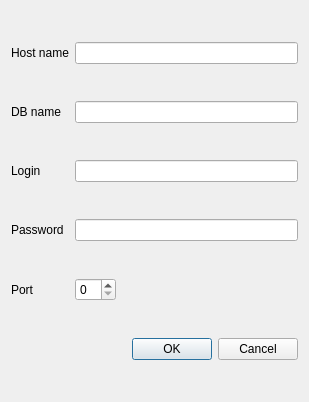
<?xml version="1.0" encoding="UTF-8"?>
<ui version="4.0">
 <class>Dialog</class>
 <widget class="QDialog" name="Dialog">
  <property name="geometry">
   <rect>
    <x>0</x>
    <y>0</y>
    <width>309</width>
    <height>402</height>
   </rect>
  </property>
  <property name="windowTitle">
   <string>Dialog</string>
  </property>
  <layout class="QGridLayout" name="gridLayout">
   <item row="4" column="0">
    <widget class="QLabel" name="lbl_pass">
     <property name="text">
      <string>Password</string>
     </property>
     <property name="buddy">
      <cstring>le_pass</cstring>
     </property>
    </widget>
   </item>
   <item row="3" column="0">
    <widget class="QLabel" name="lbl_login">
     <property name="text">
      <string>Login</string>
     </property>
     <property name="buddy">
      <cstring>le_login</cstring>
     </property>
    </widget>
   </item>
   <item row="1" column="0">
    <widget class="QLabel" name="lbl_hstName">
     <property name="text">
      <string>Host name</string>
     </property>
     <property name="buddy">
      <cstring>le_hstName</cstring>
     </property>
    </widget>
   </item>
   <item row="2" column="0">
    <widget class="QLabel" name="lbl_dbName">
     <property name="text">
      <string>DB name</string>
     </property>
     <property name="buddy">
      <cstring>le_dbName</cstring>
     </property>
    </widget>
   </item>
   <item row="5" column="0">
    <widget class="QLabel" name="lbl_port">
     <property name="text">
      <string>Port</string>
     </property>
     <property name="buddy">
      <cstring>sb_dbPort</cstring>
     </property>
    </widget>
   </item>
   <item row="5" column="1">
    <widget class="QSpinBox" name="sb_dbPort"/>
   </item>
   <item row="6" column="2">
    <widget class="QDialogButtonBox" name="buttonBox">
     <property name="orientation">
      <enum>Qt::Horizontal</enum>
     </property>
     <property name="standardButtons">
      <set>QDialogButtonBox::Cancel|QDialogButtonBox::Ok</set>
     </property>
    </widget>
   </item>
   <item row="1" column="1" colspan="2">
    <widget class="QLineEdit" name="le_hstName"/>
   </item>
   <item row="2" column="1" colspan="2">
    <widget class="QLineEdit" name="le_dbName"/>
   </item>
   <item row="3" column="1" colspan="2">
    <widget class="QLineEdit" name="le_login"/>
   </item>
   <item row="4" column="1" colspan="2">
    <widget class="QLineEdit" name="le_pass"/>
   </item>
  </layout>
 </widget>
 <tabstops>
  <tabstop>le_hstName</tabstop>
  <tabstop>le_dbName</tabstop>
  <tabstop>le_login</tabstop>
  <tabstop>le_pass</tabstop>
  <tabstop>sb_dbPort</tabstop>
 </tabstops>
 <resources/>
 <connections>
  <connection>
   <sender>buttonBox</sender>
   <signal>accepted()</signal>
   <receiver>Dialog</receiver>
   <slot>accept()</slot>
   <hints>
    <hint type="sourcelabel">
     <x>248</x>
     <y>254</y>
    </hint>
    <hint type="destinationlabel">
     <x>157</x>
     <y>274</y>
    </hint>
   </hints>
  </connection>
  <connection>
   <sender>buttonBox</sender>
   <signal>rejected()</signal>
   <receiver>Dialog</receiver>
   <slot>reject()</slot>
   <hints>
    <hint type="sourcelabel">
     <x>316</x>
     <y>260</y>
    </hint>
    <hint type="destinationlabel">
     <x>286</x>
     <y>274</y>
    </hint>
   </hints>
  </connection>
 </connections>
</ui>
